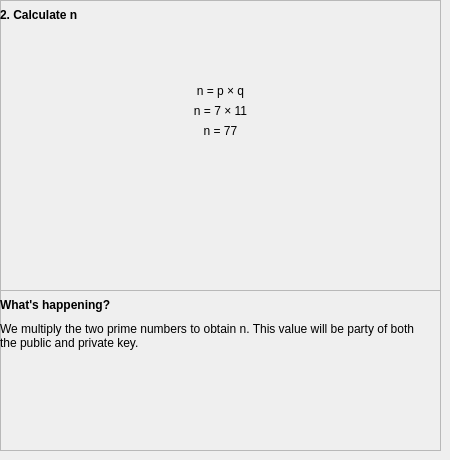
        <widget class="QWidget" name="pg_ersapg2">
         <widget class="QFrame" name="fr_ersawh2">
          <property name="geometry">
           <rect>
            <x>0</x>
            <y>290</y>
            <width>441</width>
            <height>161</height>
           </rect>
          </property>
          <property name="frameShape">
           <enum>QFrame::StyledPanel</enum>
          </property>
          <property name="frameShadow">
           <enum>QFrame::Raised</enum>
          </property>
          <widget class="QLabel" name="lbl_ersawh2_ex">
           <property name="geometry">
            <rect>
             <x>0</x>
             <y>30</y>
             <width>441</width>
             <height>31</height>
            </rect>
           </property>
           <property name="text">
            <string>We multiply the two prime numbers to obtain n. This value will be party of both 
the public and private key.</string>
           </property>
          </widget>
          <widget class="QLabel" name="lbl_ersawh2_wh">
           <property name="geometry">
            <rect>
             <x>0</x>
             <y>0</y>
             <width>211</width>
             <height>31</height>
            </rect>
           </property>
           <property name="text">
            <string>&lt;html&gt;&lt;head/&gt;&lt;body&gt;&lt;p&gt;&lt;span style=&quot; font-size:9pt; font-weight:600;&quot;&gt;What's happening?&lt;/span&gt;&lt;/p&gt;&lt;/body&gt;&lt;/html&gt;</string>
           </property>
           <property name="alignment">
            <set>Qt::AlignLeading|Qt::AlignLeft|Qt::AlignVCenter</set>
           </property>
          </widget>
         </widget>
         <widget class="QFrame" name="fr_ersamn2">
          <property name="geometry">
           <rect>
            <x>0</x>
            <y>0</y>
            <width>441</width>
            <height>291</height>
           </rect>
          </property>
          <property name="frameShape">
           <enum>QFrame::StyledPanel</enum>
          </property>
          <property name="frameShadow">
           <enum>QFrame::Raised</enum>
          </property>
          <widget class="QLabel" name="lbl_ersamn2_let">
           <property name="geometry">
            <rect>
             <x>0</x>
             <y>80</y>
             <width>441</width>
             <height>21</height>
            </rect>
           </property>
           <property name="text">
            <string>n = p × q</string>
           </property>
           <property name="alignment">
            <set>Qt::AlignCenter</set>
           </property>
          </widget>
          <widget class="QLabel" name="lbl_ersamn2_cn">
           <property name="geometry">
            <rect>
             <x>0</x>
             <y>0</y>
             <width>221</width>
             <height>31</height>
            </rect>
           </property>
           <property name="text">
            <string>&lt;html&gt;&lt;head/&gt;&lt;body&gt;&lt;p&gt;&lt;span style=&quot; font-size:9pt; font-weight:600;&quot;&gt;2. Calculate n&lt;/span&gt;&lt;/p&gt;&lt;/body&gt;&lt;/html&gt;</string>
           </property>
           <property name="alignment">
            <set>Qt::AlignLeading|Qt::AlignLeft|Qt::AlignVCenter</set>
           </property>
          </widget>
          <widget class="QLabel" name="lbl_ersamn2_val">
           <property name="geometry">
            <rect>
             <x>0</x>
             <y>100</y>
             <width>441</width>
             <height>21</height>
            </rect>
           </property>
           <property name="text">
            <string>n = 7 × 11</string>
           </property>
           <property name="alignment">
            <set>Qt::AlignCenter</set>
           </property>
          </widget>
          <widget class="QLabel" name="lbl_ersamn2_num">
           <property name="geometry">
            <rect>
             <x>0</x>
             <y>120</y>
             <width>441</width>
             <height>21</height>
            </rect>
           </property>
           <property name="text">
            <string>n = 77</string>
           </property>
           <property name="alignment">
            <set>Qt::AlignCenter</set>
           </property>
          </widget>
         </widget>
        </widget>
